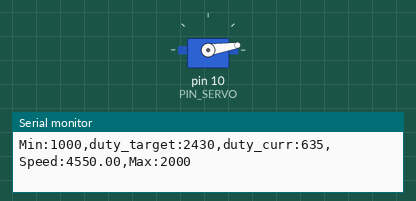
Recording of a sketch running on a simulated Arduino Uno, built with avr-gcc and run on an emulated ATmega328P. Shown: servo, the last lines printed to the serial monitor.

Above: at 0.05 s.
At 0.2 s:
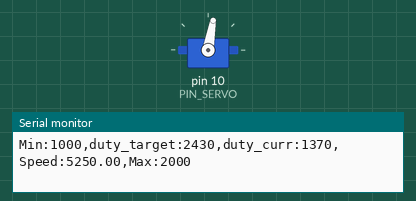
At 0.35 s:
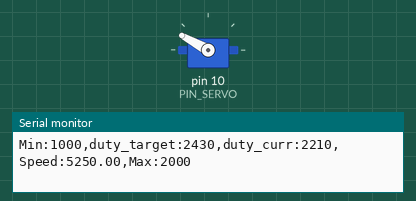
At 0.7 s:
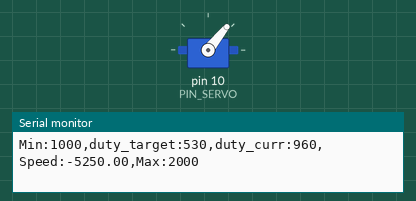
Timing chart, 0 to 3.0 s (numbered marks = the images above):
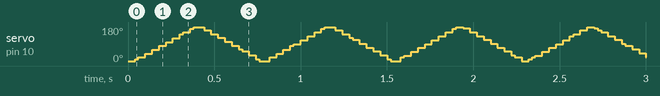

The sketch:

12_example.ino
```cpp
#include <Servo.h>

// Arduino pin assignment
#define PIN_SERVO 10

// configurable parameters
#define _DUTY_MIN 530  // servo full clock-wise position (0 degree)
#define _DUTY_NEU 1480 // servo neutral position (90 degree)
#define _DUTY_MAX 2430 // servo full counter-clockwise position (180 degree)

#define _POS_START (_DUTY_MIN) // servo start position
#define _POS_END (_DUTY_MAX)   // servo end position

#define _SERVO_SPEED 500 // servo speed limit (unit: degree/second)
#define INTERVAL 20      // servo update interval (unit: msec)

// global variables
unsigned long last_sampling_time; // unit: msec

Servo myservo;

int duty_change_per_interval; // maximum duty difference per interval
int duty_target;              // Target duty time
int duty_curr;                // Current duty time
int servo_prev;

int toggle_interval, toggle_interval_cnt;

void setup()
{
  // initialize GPIO pins
  myservo.attach(PIN_SERVO);

  duty_target = duty_curr = _POS_START;
  myservo.writeMicroseconds(duty_curr);

  // initialize serial port
  Serial.begin(57600);

  // convert angular speed into duty change per interval.
  // Next two lines are WRONG. you have to modify.
  duty_change_per_interval =
      (_DUTY_MAX - _DUTY_MIN) * (_SERVO_SPEED / 180.f) * (INTERVAL / 1000.f);

  // (2^31 - 1) / (duty max - duty min) * 9000 <  servospeed

  Serial.print("duty_change_per_interval:");
  Serial.println(duty_change_per_interval);

  // initialize variables for servo update.
  toggle_interval = (180.f / _SERVO_SPEED) * 1000.f / INTERVAL;
  toggle_interval_cnt = toggle_interval;

  // initialize last sampling time
  last_sampling_time = 0;
}

void loop()
{
  // wait until next sampling time.
  if (millis() < (last_sampling_time + INTERVAL))
    return;

  // adjust duty_curr toward duty_target by duty_change_per_interval
  if (duty_target > duty_curr)
  {
    duty_curr += duty_change_per_interval;
    if (duty_curr > duty_target)
      duty_curr = duty_target;
  }
  else
  {
    duty_curr -= duty_change_per_interval;
    if (duty_curr < duty_target)
      duty_curr = duty_target;
  }

  // update servo position
  myservo.writeMicroseconds(duty_curr);

  // output the read value to the serial port
  Serial.print("Min:1000");
  Serial.print(",duty_target:");
  Serial.print(duty_target);
  Serial.print(",duty_curr:");
  Serial.print(duty_curr);
  Serial.print(",Speed:");
  Serial.print((myservo.readMicroseconds() - servo_prev) / (INTERVAL / 1000.f));
  Serial.println(",Max:2000");

  // toggle duty_target between _DUTY_MIN and _DUTY_MAX.
  if (toggle_interval_cnt >= toggle_interval)
  {
    toggle_interval_cnt = 0;
    if (duty_target == _POS_START)
      duty_target = _POS_END;
    else
      duty_target = _POS_START;
  }
  else
  {
    toggle_interval_cnt++;
  }

  // update last sampling time
  last_sampling_time += INTERVAL;

  servo_prev = myservo.readMicroseconds();
}
```
